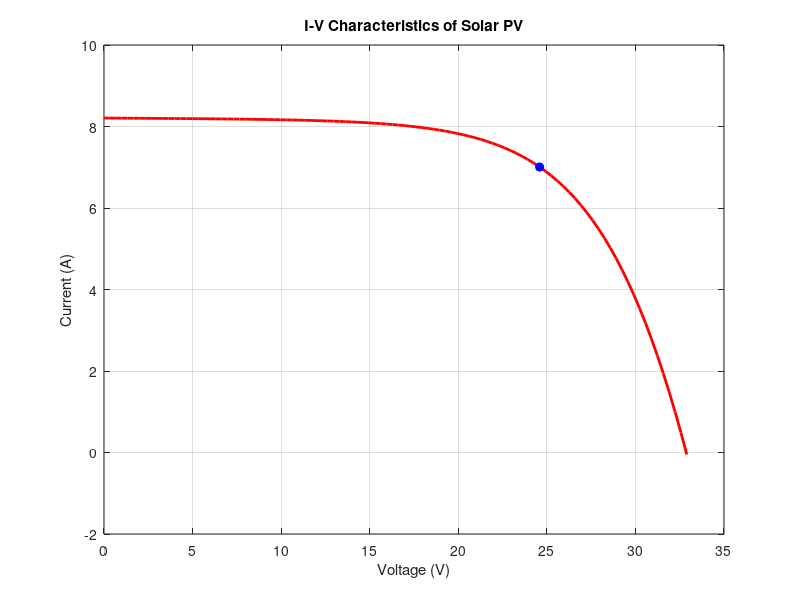
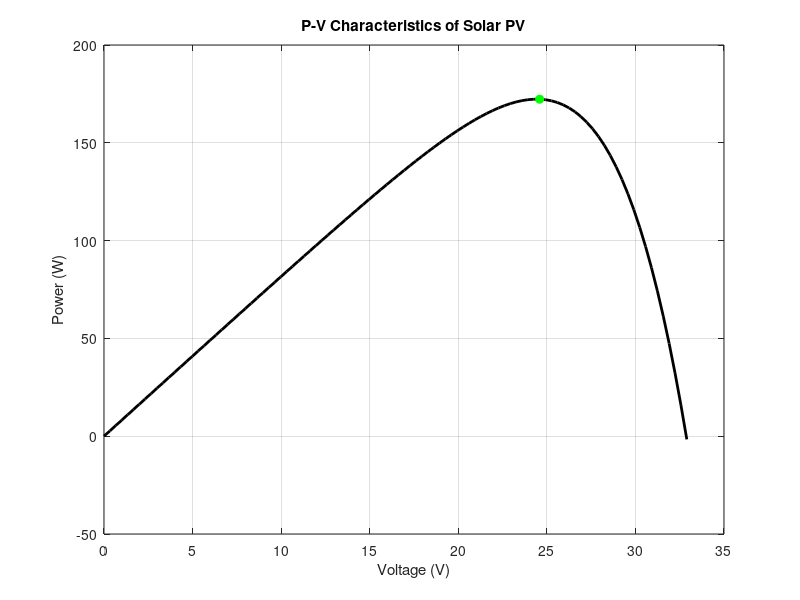
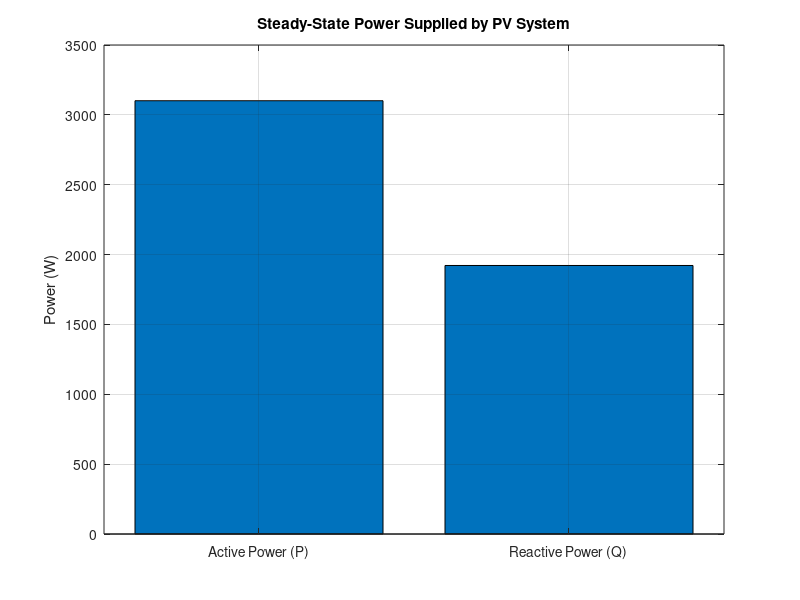

The MATLAB script that drew these images, in order:
clear all;
close all;

% Hussain Tak

%% Step 1: Solar PV System Modeling
% Constants
K = 1.38065e-23; % Boltzmann Constant
q = 1.602e-19;   % Electron's Charge
Iscn = 8.21;     % Short Circuit Current (A)
Vocn = 32.9;     % Open Circuit Voltage (V)
Ns = 72;         % Number of series cells per panel
T = 25 + 273;    % Operating Temperature in Kelvin
Gn = 1000;       % Irradiance at STC (W/m^2)
G = 1000;        % Actual Irradiance (W/m^2)
Rs = 0.15;       % Series resistance (?)
Rp = 500;        % Parallel resistance (?)

% PV Model Calculations
Vtn = Ns * ((K * T) / q);
I0 = Iscn / (exp(Vocn / (2 * Vtn)) - 1); % Reverse saturation current
Ipv = (G / Gn) * Iscn; % Photocurrent

% Generate I-V Curve using Newton-Raphson
V = linspace(0, Vocn, 100);
I = zeros(size(V));

for k = 1:length(V)
    Ik = Ipv; % Initial guess for current
    for j = 1:10 % Newton-Raphson iterations
        f = Ik - Ipv + I0 * (exp((V(k) + Ik * Rs) / (Vtn * 2)) - 1) + (V(k) + Ik * Rs) / Rp;
        df = 1 + I0 * (Rs / (Vtn * 2)) * exp((V(k) + Ik * Rs) / (Vtn * 2)) + Rs / Rp;
        Ik = Ik - f / df;
    end
    I(k) = Ik;
end

% Power Calculation
P = V .* I;
[~, idx] = max(P);
Vmp_single = V(idx); % MPP Voltage of One Panel
Ipv_mpp = I(idx);
Ppv_mpp = P(idx);

% Calculate Number of Panels in Series
Vpv_target = 440; % Desired input voltage for the boost converter
N_panels = ceil(Vpv_target / Vmp_single);
Vpv = N_panels * Vmp_single; % Adjusted MPP voltage for the full array

% Total PV Active Power Generation
P_pv = Ppv_mpp * N_panels;

fprintf('\n------ PV Array Configuration ------\n');
fprintf('Number of Panels in Series: %d\n', N_panels);
fprintf('Total Array Voltage: %.2f V\n', Vpv);
fprintf('Total Active Power Supplied by PV: %.2f W\n', P_pv);

fprintf('\n------ Single Panel Characteristics ------\n');
fprintf('Voltage at MPP: %.2f V\n', Vmp_single);
fprintf('Current at MPP: %.2f A\n', Ipv_mpp);
fprintf('Maximum Power: %.2f W\n', Ppv_mpp);

%% Step 2: Reactive Power Calculation
% Assume PV inverter operates at a specific power factor
pf = 0.85; % Can be adjusted (leading or lagging)
S_pv = P_pv / pf; % Apparent power of inverter
Q_pv = sqrt(S_pv^2 - P_pv^2); % Reactive power calculation

% Ensure reactive power is within inverter capacity
Q_pv = min(Q_pv, S_pv);

%% Step 3: Boost Converter Modeling
Vdc_target = 650; % Target output voltage
D = 1 - (Vpv / Vdc_target);
D = min(max(D, 0.3), 0.6); % Limit duty cycle

Vdc_actual = Vpv / (1 - D); % Boosted voltage
I_L = P_pv / Vpv;

%% Step 4: Inverter Conversion and Grid Synchronization
V_grid = 400;
M = (V_grid * sqrt(2)) / Vdc_actual;
M = min(max(M, 0.85), 0.95); % Ensure M is within range

%% Step 5: Power Exchange with Grid
P_steady_state = P_pv;  % PV fully supplies active power
Q_steady_state = Q_pv;  % PV also supplies reactive power

% After calculating P_pv and Q_pv in pv_model.m
save('pv_data.mat', 'P_pv', 'Q_pv');  % Save to a .mat file

%% Step 6: Plot Results
figure(1);
plot(V, I, 'r', 'LineWidth', 2); hold on;
plot(Vmp_single, Ipv_mpp, 'bo', 'MarkerFaceColor', 'b'); % Highlight MPP
xlabel('Voltage (V)');
ylabel('Current (A)');
title('I-V Characteristics of Solar PV');
grid on;

figure(2);
plot(V, P, 'k', 'LineWidth', 2); hold on;
plot(Vmp_single, Ppv_mpp, 'go', 'MarkerFaceColor', 'g'); % Highlight MPP
xlabel('Voltage (V)');
ylabel('Power (W)');
title('P-V Characteristics of Solar PV');
grid on;


figure(3);
bar([P_steady_state, Q_steady_state]);
set(gca, 'XTickLabel', {'Active Power (P)', 'Reactive Power (Q)'});
ylabel('Power (W)');
title('Steady-State Power Supplied by PV System');
grid on;

%% Print results 
fprintf('\n------ PV Power Supply ------\n');
fprintf('Total Active Power Supplied by PV: %.2f W\n', P_steady_state);
fprintf('Total Reactive Power Supplied by PV: %.2f VAR\n', Q_steady_state);
fprintf('Grid Voltage: %.2f V\n', V_grid);
fprintf('Boost Converter Output Voltage: %.2f V\n', Vdc_actual);
fprintf('Inverter Modulation Index: %.2f\n', M);
